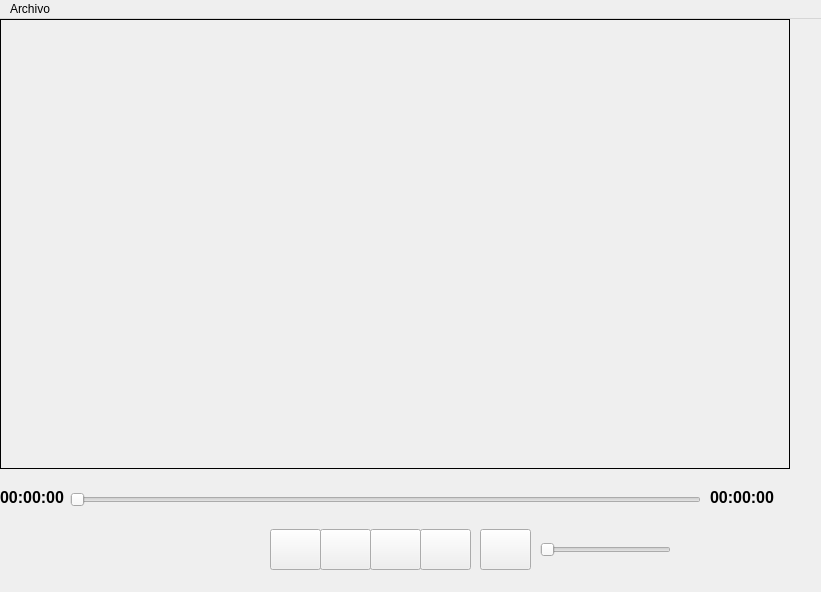
<?xml version="1.0" encoding="UTF-8"?>
<ui version="4.0">
 <class>MainWindow</class>
 <widget class="QMainWindow" name="MainWindow">
  <property name="geometry">
   <rect>
    <x>0</x>
    <y>0</y>
    <width>821</width>
    <height>592</height>
   </rect>
  </property>
  <property name="windowTitle">
   <string>MainWindow</string>
  </property>
  <property name="styleSheet">
   <string notr="true"/>
  </property>
  <widget class="QWidget" name="centralwidget">
   <widget class="QGroupBox" name="groupBox_Video">
    <property name="geometry">
     <rect>
      <x>0</x>
      <y>0</y>
      <width>790</width>
      <height>450</height>
     </rect>
    </property>
    <property name="styleSheet">
     <string notr="true">QGroupBox
{
	border:1px solid black;
}</string>
    </property>
    <property name="title">
     <string/>
    </property>
   </widget>
   <widget class="QPushButton" name="pushButton_Seek_Backward">
    <property name="geometry">
     <rect>
      <x>320</x>
      <y>510</y>
      <width>51</width>
      <height>41</height>
     </rect>
    </property>
    <property name="text">
     <string/>
    </property>
    <property name="autoExclusive">
     <bool>false</bool>
    </property>
   </widget>
   <widget class="QPushButton" name="pushButton_Play_Pause">
    <property name="geometry">
     <rect>
      <x>370</x>
      <y>510</y>
      <width>51</width>
      <height>41</height>
     </rect>
    </property>
    <property name="text">
     <string/>
    </property>
   </widget>
   <widget class="QPushButton" name="pushButton_Stop">
    <property name="geometry">
     <rect>
      <x>270</x>
      <y>510</y>
      <width>51</width>
      <height>41</height>
     </rect>
    </property>
    <property name="text">
     <string/>
    </property>
   </widget>
   <widget class="QPushButton" name="pushButton_Seek_Forward">
    <property name="geometry">
     <rect>
      <x>420</x>
      <y>510</y>
      <width>51</width>
      <height>41</height>
     </rect>
    </property>
    <property name="text">
     <string/>
    </property>
   </widget>
   <widget class="QPushButton" name="pushButton_Volume">
    <property name="geometry">
     <rect>
      <x>480</x>
      <y>510</y>
      <width>51</width>
      <height>41</height>
     </rect>
    </property>
    <property name="text">
     <string/>
    </property>
   </widget>
   <widget class="QSlider" name="horizontalSlider_Volume">
    <property name="geometry">
     <rect>
      <x>540</x>
      <y>520</y>
      <width>131</width>
      <height>22</height>
     </rect>
    </property>
    <property name="orientation">
     <enum>Qt::Orientation::Horizontal</enum>
    </property>
   </widget>
   <widget class="QSlider" name="horizontalSlider_Duration">
    <property name="geometry">
     <rect>
      <x>70</x>
      <y>470</y>
      <width>631</width>
      <height>22</height>
     </rect>
    </property>
    <property name="orientation">
     <enum>Qt::Orientation::Horizontal</enum>
    </property>
   </widget>
   <widget class="QLabel" name="label_current_Time">
    <property name="geometry">
     <rect>
      <x>0</x>
      <y>470</y>
      <width>71</width>
      <height>16</height>
     </rect>
    </property>
    <property name="font">
     <font>
      <pointsize>12</pointsize>
      <bold>true</bold>
     </font>
    </property>
    <property name="text">
     <string>00:00:00</string>
    </property>
   </widget>
   <widget class="QLabel" name="label_Total_Time">
    <property name="geometry">
     <rect>
      <x>710</x>
      <y>470</y>
      <width>71</width>
      <height>16</height>
     </rect>
    </property>
    <property name="font">
     <font>
      <pointsize>12</pointsize>
      <bold>true</bold>
     </font>
    </property>
    <property name="text">
     <string>00:00:00</string>
    </property>
   </widget>
  </widget>
  <widget class="QMenuBar" name="menubar">
   <property name="geometry">
    <rect>
     <x>0</x>
     <y>0</y>
     <width>821</width>
     <height>25</height>
    </rect>
   </property>
   <widget class="QMenu" name="menuSelect_Video_File">
    <property name="title">
     <string>Archivo</string>
    </property>
    <addaction name="actionOpen"/>
   </widget>
   <addaction name="menuSelect_Video_File"/>
  </widget>
  <action name="actionOpen">
   <property name="text">
    <string>Abrir</string>
   </property>
  </action>
 </widget>
 <resources/>
 <connections/>
</ui>
